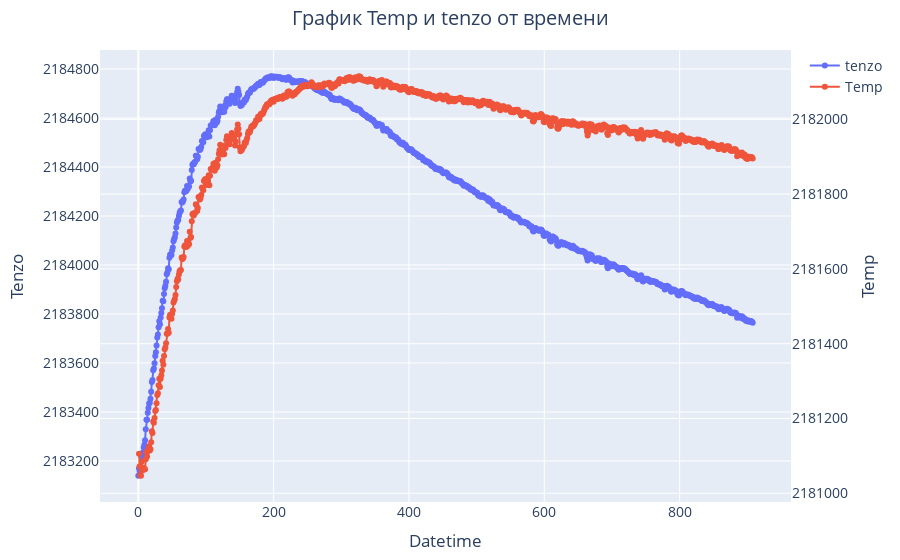

This figure's notebook cell:
### Code cell
fig = go.Figure()

fig.add_trace(go.Scatter(y=df['tnzl'], mode='markers+lines', name='tenzo'))
fig.add_trace(go.Scatter(y=diff_tenzo, mode='markers+lines', name='Temp', yaxis='y2'))

fig.update_layout(
    title='График Temp и tenzo от времени',
    title_x=0.5,
    xaxis=dict(title='Datetime'),
    yaxis=dict(tickformat ='d',title='Tenzo', side='left', visible=True),  
    yaxis2=dict(tickformat ='d',title='Temp', overlaying='y', side='right', visible=True),

    hovermode="x",
    font=dict(size=14),
    margin=dict(l=100, r=100, t=50, b=50) 
)

fig.show()

### Figure 1 — Plotly figure (JSON) as saved in the notebook; plotly's stock layout.template omitted (floating-point values rounded to 4 significant figures; data arrays with more than 128 entries replaced by an {"elided": "..."} marker saying what was removed)
{"data": [{"mode": "markers+lines", "name": "tenzo", "type": "scatter", "y": {"elided": "909 int values"}}, {"mode": "markers+lines", "name": "Temp", "type": "scatter", "y": {"elided": "909 float values"}, "yaxis": "y2"}], "layout": {"font": {"size": 14}, "hovermode": "x", "margin": {"b": 50, "l": 100, "r": 100, "t": 50}, "title": {"text": "График Temp и tenzo от времени", "x": 0.5}, "xaxis": {"title": {"text": "Datetime"}}, "yaxis": {"side": "left", "tickformat": "d", "title": {"text": "Tenzo"}, "visible": true}, "yaxis2": {"overlaying": "y", "side": "right", "tickformat": "d", "title": {"text": "Temp"}, "visible": true}}}
